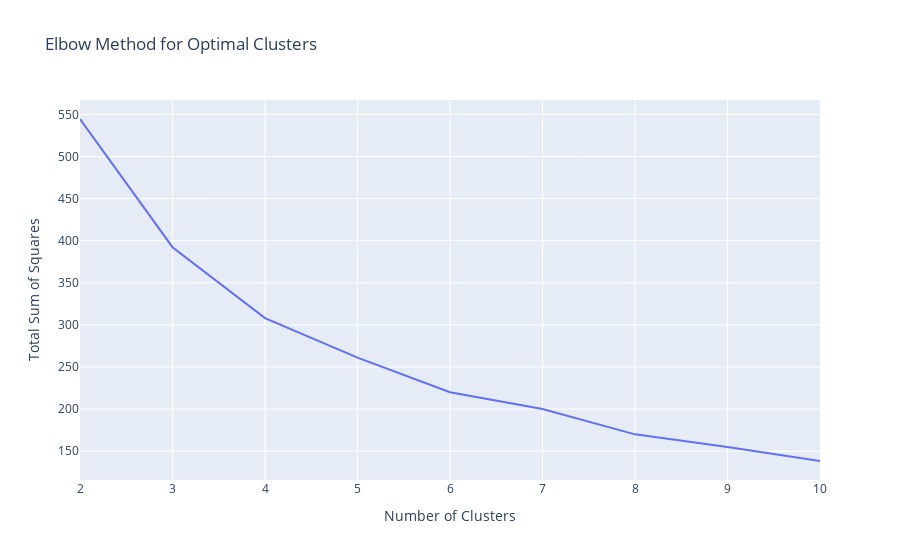

Source (notebook cell):
### Code cell
#Visualize the results of the elbow method

# Elbow Method 
css = []
for i in range(2, 11):
    kmeans = KMeans(n_clusters=i, random_state=1)
    kmeans.fit(clust_data1)
    css.append(kmeans.inertia_)
               
elbow_data = pd.DataFrame({'Clusters': range(2, 11), 'CSS': css})
fig = px.line(elbow_data, x='Clusters', y='CSS', title='Elbow Method for Optimal Clusters',
                 labels={'Clusters': 'Number of Clusters', 'CSS': 'Total Sum of Squares'})
fig.show()

### Figure 1 — Plotly figure (JSON) as saved in the notebook; plotly's stock layout.template omitted (floating-point values rounded to 4 significant figures)
{"data": [{"hovertemplate": "Number of Clusters=%{x}<br>Total Sum of Squares=%{y}<extra></extra>", "legendgroup": "", "line": {"color": "#636efa", "dash": "solid"}, "marker": {"symbol": "circle"}, "mode": "lines", "name": "", "orientation": "v", "showlegend": false, "type": "scatter", "x": [2, 3, 4, 5, 6, 7, 8, 9, 10], "xaxis": "x", "y": [544.6, 392.3, 308.0, 261.2, 220.0, 200.0, 170.0, 154.8, 138.3], "yaxis": "y"}], "layout": {"legend": {"tracegroupgap": 0}, "title": {"text": "Elbow Method for Optimal Clusters"}, "xaxis": {"anchor": "y", "domain": [0, 1], "title": {"text": "Number of Clusters"}}, "yaxis": {"anchor": "x", "domain": [0, 1], "title": {"text": "Total Sum of Squares"}}}}
